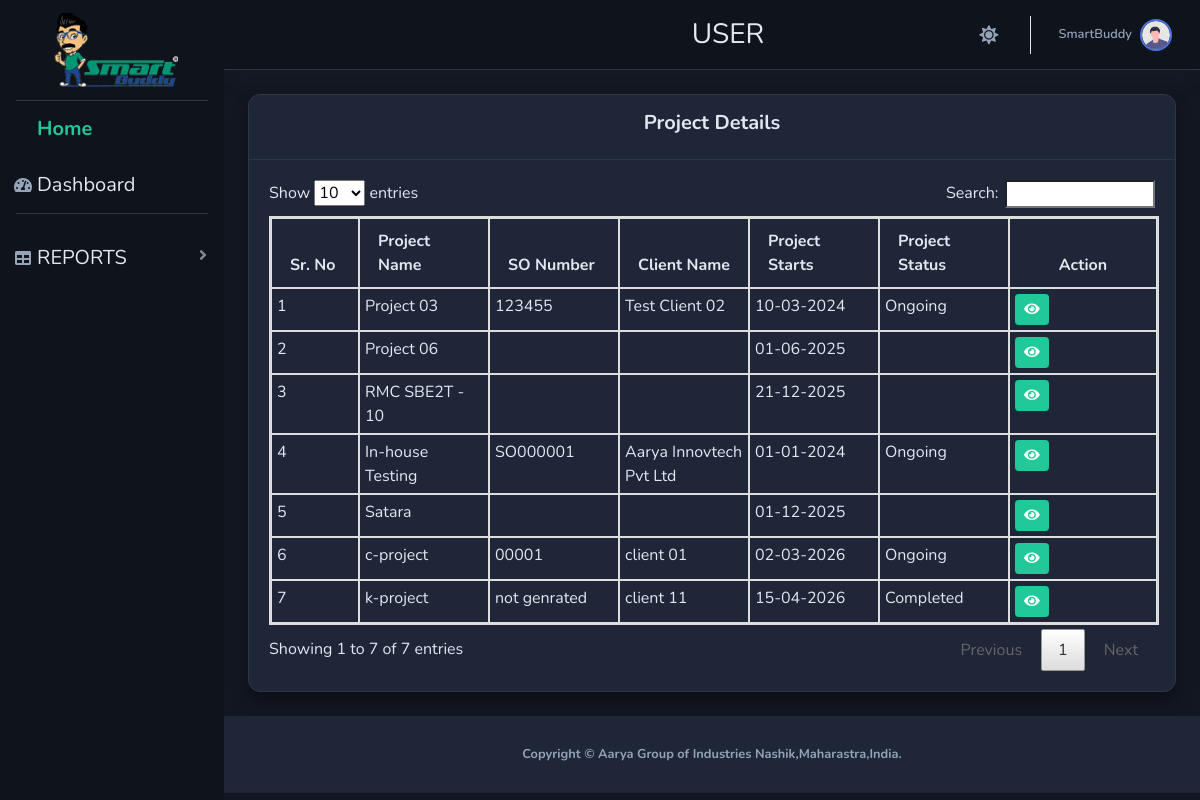
Page /operation/list_projectdet.php (signed in) on the committed database.
### tables this page shows
CREATE TABLE `projects` (
  `id` int NOT NULL,
  `project_name` varchar(50) DEFAULT NULL,
  `client_name` text,
  `project_starts` date DEFAULT NULL,
  `project_end` date DEFAULT NULL,
  `work_ord_no` varchar(50) DEFAULT NULL,
  `sale_ord_no` varchar(50) DEFAULT NULL,
  `project_status` varchar(20) DEFAULT NULL,
  `state` varchar(30) DEFAULT NULL,
  `remark` text,
  `created` timestamp NULL DEFAULT CURRENT_TIMESTAMP
);

### operation/list_projectdet.php (the view, shortened to what this page needs)
<?php
require_once('include/header.php');
require_once('include/config.php');
require_once('include/navbar.php');
?>
<head>
</head>
    <div id="content-wrapper" class="d-flex flex-column">
        <div id="content">
            <div class="container-fluid">
                <div class="card shadow mb-4">
                    <div class="card-header py-3">
                        <h5 class="text-center"><b>Project Details</b></h5>
                    </div>
    <div class="card-body">
        <div class="table-responsive">
        <?php
        $sql = "SELECT * FROM projects";
        $result = mysqli_query($conn,$sql);
        if ($result) {
            echo "<table class='table table-bordered' id='userTable' cellspacing='0' style='border:2px solid #ddd;'>";
            echo "
            <thead style=' border:1px solid #ddd;'>
                <tr>
                    <th style='border:1px solid #ddd; width:50px;'>Sr. No</th>
                    <th style='border:1px solid #ddd;'>Project Name </th>
                    <th style='border:1px solid #ddd;'>SO Number </th>
                    <th style='border:1px solid #ddd;'>Client Name </th>
                    <th style='border:1px solid #ddd;'>Project Starts</th>
                    <th style='border:1px solid #ddd;'>Project Status</th>
                    <th style='border:1px solid #ddd;'>Action</th>
                </tr>
            </thead>
            <tbody>";
            $srNo = 1;
            while ($row = mysqli_fetch_assoc($result)) {
                $id = $row['id'];
              $project_name = $row['project_name'];
              $client_name = $row['client_name'];
               $sale_ord_no = $row['sale_ord_no'];
               $project_starts   = $row['project_starts'];
                $project_status   = $row['project_status'];
    $start_date = !empty($project_starts) ? date("d-m-Y", strtotime($project_starts)) : '-';
                echo "<tr>
                        <td>$srNo</td>
                        <td>$project_name</td>
                        <td>$sale_ord_no</td>
                        <td>$client_name</td>
                         <td>$start_date</td>
            <td>$project_status</td>
                        <td>
                            <div style='display:flex; gap:8px;'>
                                <a href='#' class='btn btn-sm btn-primary view-employee'
                                    data-toggle='modal' data-target='#employeeModal'
                                    data-id='$id' title='View'>
                                    <i class='fas fa-eye'></i>
                                </a>
                            </div>
                        </td>
                    </tr>";
                $srNo++;
            }
            echo "</tbody></table>";
        }
        ?>
        </div>
    </div>
</div>
</div>
</div>
</div>
<?php include('include/footer.php');?>

### operation/css/theme.css (style rules this page uses)
:root { --bg-main: #f8f9fc; --bg-card: #ffffff; --text-main: #5a5c69; --text-muted: #858796; --border-color: #e3e6f0; --sidebar-bg: #ffffff; --sidebar-text: #5a5c69; --topbar-bg: #ffffff; --primary-color: #4e73df; --primary-hover: #2e59d9; --card-shadow: 0 .15rem 1.75rem 0 rgba(58,59,69,.15); --input-bg: #ffffff; --input-border: #d1d3e2; }
[data-theme="dark"] { --bg-main: #131722; --bg-card: #1e2638; --text-main: #e2e8f0; --text-muted: #94a3b8; --border-color: #2d3748; --sidebar-bg: #0f131c; --sidebar-text: #e2e8f0; --topbar-bg: #0f131c; --primary-color: #20c997; --primary-hover: #17a589; --card-shadow: 0 8px 16px rgba(0, 0, 0, 0.4); --input-bg: #131722; --input-border: #2d3748; }
body { background-color: var(--bg-main) !important; color: var(--text-main) !important; transition: background-color 0.3s ease, color 0.3s ease; }
#wrapper #content-wrapper { background-color: var(--bg-main) !important; }
.card { background-color: var(--bg-card) !important; border: 1px solid var(--border-color) !important; box-shadow: var(--card-shadow) !important; border-radius: 12px !important; }
.card-header { background-color: var(--bg-card) !important; border-bottom: 1px solid var(--border-color) !important; color: var(--text-main) !important; border-top-left-radius: 12px !important; border-top-right-radius: 12px !important; }
h1, h2, h3, h4, h5, h6, .text-gray-800 { color: var(--text-main) !important; }
table.dataTable, table { color: var(--text-main) !important; }
.table td, .table th { border-top: 1px solid var(--border-color) !important; }
.table thead th { border-bottom: 2px solid var(--border-color) !important; }
html[data-theme="dark"] table.dataTable tbody tr, html[data-theme="dark"] table.dataTable tbody tr.odd, html[data-theme="dark"] table.dataTable tbody tr.even, html[data-theme="dark"] table.dataTable tbody td.dataTables_empty { background-color: var(--bg-card) !important; color: var(--text-main) !important; }
.btn-primary { background-color: var(--primary-color) !important; border-color: var(--primary-color) !important; color: #fff !important; }
html[data-theme="dark"] .table { color: var(--text-main) !important; }
html[data-theme="dark"] .table th, html[data-theme="dark"] .table td { color: var(--text-main) !important; border-color: var(--border-color) !important; }
html[data-theme="dark"] table.dataTable tbody tr { background-color: var(--bg-card) !important; }

### operation/list_projectdet.php (style rules this page uses)
#userTable { border: 2px solid #ddd !important; }
#userTable th, #userTable td { border: 1px solid #ddd !important; }
#userTable th:last-child, #userTable td:last-child { width: 110px; text-align: center; white-space: nowrap; }
@media screen and (min-width: 769px) { .table-responsive { overflow-x: visible; } }
@media screen and (min-width: 769px) { #userTable { min-width: 100%; table-layout: fixed; } }
@media screen and (min-width: 769px) { #userTable th, #userTable td { white-space: normal; } }

### rows in the picture
projects: project_name "Project 03", sale_ord_no "123455", client_name "Test Client 02", project_starts "10-03-2024", project_status "Ongoing"
projects: project_name "Project 06", project_starts "01-06-2025"
projects: project_name "RMC SBE2T - 10", project_starts "21-12-2025"
projects: project_name "In-house Testing", sale_ord_no "SO000001", client_name "Aarya Innovtech Pvt Ltd", project_starts "01-01-2024", project_status "Ongoing"
projects: project_name "Satara", project_starts "01-12-2025"
projects: project_name "c-project", sale_ord_no "00001", client_name "client 01", project_starts "02-03-2026", project_status "Ongoing"
projects: project_name "k-project", sale_ord_no "not genrated", client_name "client 11", project_starts "15-04-2026", project_status "Completed"

### other values in the picture
$_SESSION['name'] "SmartBuddy"
